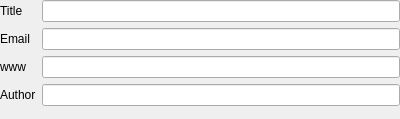
<?xml version="1.0" encoding="UTF-8"?>
<ui version="4.0">
 <class>EntityUi</class>
 <widget class="QWidget" name="EntityUi">
  <property name="geometry">
   <rect>
    <x>0</x>
    <y>0</y>
    <width>400</width>
    <height>119</height>
   </rect>
  </property>
  <property name="windowTitle">
   <string>Form</string>
  </property>
  <layout class="QFormLayout" name="formLayout">
   <property name="margin">
    <number>0</number>
   </property>
   <item row="0" column="0">
    <widget class="QLabel" name="label">
     <property name="text">
      <string>Title</string>
     </property>
    </widget>
   </item>
   <item row="0" column="1">
    <widget class="QLineEdit" name="title"/>
   </item>
   <item row="1" column="0">
    <widget class="QLabel" name="label_3">
     <property name="text">
      <string>Email</string>
     </property>
    </widget>
   </item>
   <item row="1" column="1">
    <widget class="QLineEdit" name="email"/>
   </item>
   <item row="2" column="1">
    <widget class="QLineEdit" name="homepage"/>
   </item>
   <item row="2" column="0">
    <widget class="QLabel" name="label_4">
     <property name="text">
      <string>www</string>
     </property>
    </widget>
   </item>
   <item row="3" column="1">
    <widget class="QLineEdit" name="author"/>
   </item>
   <item row="3" column="0">
    <widget class="QLabel" name="label_2">
     <property name="text">
      <string>Author</string>
     </property>
    </widget>
   </item>
  </layout>
 </widget>
 <resources/>
 <connections/>
</ui>
